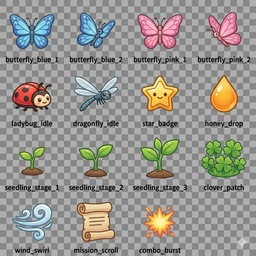
#> input picture pollinator patrol/unnamed (2).jpg, 256 x 256 px, shrunk from 1024 x 1024 before the run, found by its file name
$ python clean-pollinator-extras-sheet.py
#> lines starting #> are read from the running program, lines starting #| are printed output that depends on the picture; after the words box and inside, x2 and y2 are one past the last pixel; in counts of white or black regions, pixels touching at a corner belong together
#!/usr/bin/env python3
from __future__ import annotations

from collections import Counter, deque
from pathlib import Path
from typing import List, Tuple

from PIL import Image, ImageDraw


NAMES = [
    "butterfly_blue_1", "butterfly_blue_2", "butterfly_pink_1", "butterfly_pink_2",
    "ladybug_idle", "dragonfly_idle", "star_badge", "honey_drop",
    "seedling_stage_1", "seedling_stage_2", "seedling_stage_3", "clover_patch",
    "wind_swirl", "mission_scroll", "combo_burst", "empty",
]


def qcolor(rgb: Tuple[int, int, int], q: int = 8) -> Tuple[int, int, int]:
    return tuple((c // q) * q for c in rgb)


def avg_color(colors: List[Tuple[int, int, int]]) -> Tuple[float, float, float]:
    if not colors:
        return (0.0, 0.0, 0.0)
    r = sum(c[0] for c in colors) / len(colors)
    g = sum(c[1] for c in colors) / len(colors)
    b = sum(c[2] for c in colors) / len(colors)
    return (r, g, b)


def color_dist(a: Tuple[int, int, int], b: Tuple[float, float, float]) -> float:
    return ((a[0] - b[0]) ** 2 + (a[1] - b[1]) ** 2 + (a[2] - b[2]) ** 2) ** 0.5


def strongest_components(mask: List[List[bool]]) -> List[Tuple[int, List[Tuple[int, int]]]]:
    h = len(mask)
    w = len(mask[0]) if h else 0
    seen = [[False] * w for _ in range(h)]
    comps: List[Tuple[int, List[Tuple[int, int]]]] = []

    for y in range(h):
        for x in range(w):
            if seen[y][x] or not mask[y][x]:
                continue
            q = deque([(x, y)])
            seen[y][x] = True
            pts: List[Tuple[int, int]] = []
            while q:
                cx, cy = q.popleft()
                pts.append((cx, cy))
                for ox, oy in ((1, 0), (-1, 0), (0, 1), (0, -1), (1, 1), (1, -1), (-1, 1), (-1, -1)):
                    nx, ny = cx + ox, cy + oy
                    if nx < 0 or ny < 0 or nx >= w or ny >= h:
                        continue
                    if seen[ny][nx] or not mask[ny][nx]:
                        continue
                    seen[ny][nx] = True
                    q.append((nx, ny))
            comps.append((len(pts), pts))

    comps.sort(key=lambda c: c[0], reverse=True)
    return comps


def extract_cell(cell: Image.Image) -> Image.Image:
    w, h = cell.size
    rgb = cell.convert("RGB")
    px = rgb.load()

    # Ignore lower label zone; icons live in upper part.
    crop_h = int(h * 0.78)

    # Sample border pixels from the top crop to estimate checker colors.
    border = []
    border_pad = 8
    for x in range(w):
        border.append(px[x, 0])
        border.append(px[x, crop_h - 1])
    for y in range(crop_h):
        border.append(px[0, y])
        border.append(px[w - 1, y])
    for x in range(border_pad, w - border_pad):
        border.append(px[x, border_pad])
    for y in range(border_pad, crop_h - border_pad):
        border.append(px[border_pad, y])

    bucket = Counter(qcolor(c, 8) for c in border)
    top = [k for k, _ in bucket.most_common(2)]
    if len(top) < 2:
        top = [(160, 160, 160), (190, 190, 190)]

    bg1_samples = [c for c in border if qcolor(c, 8) == top[0]]
    bg2_samples = [c for c in border if qcolor(c, 8) == top[1]]
    bg1 = avg_color(bg1_samples)
    bg2 = avg_color(bg2_samples)

    def is_bg_pixel(c: Tuple[int, int, int]) -> bool:
        r, g, b = c
        bright = (r + g + b) / 3.0
        chroma = max(c) - min(c)
        # Checkerboard is neutral gray midtones. Treat that as background.
        if 85 <= bright <= 220 and chroma <= 16:
            return True
        return False

    # Initial foreground mask from non-checker pixels.
    conf = [[0.0] * w for _ in range(crop_h)]
    base_mask = [[False] * w for _ in range(crop_h)]
    for y in range(crop_h):
        for x in range(w):
            c = px[x, y]
            d = min(color_dist(c, bg1), color_dist(c, bg2))
            chroma = max(c) - min(c)
            bright = sum(c) / 3.0

            score = d + (8 if chroma > 22 else 0) + (8 if bright > 230 else 0)
            conf[y][x] = score
            if not is_bg_pixel(c):
                base_mask[y][x] = True

    comps = strongest_components(base_mask)
    if not comps:
        return Image.new("RGBA", (w, h), (0, 0, 0, 0))

    # Pick most plausible icon component in upper region.
    chosen = comps[0][1]
    best_score = -1.0
    for area, pts in comps[:6]:
        if area < 60:
            continue
        cy = sum(p[1] for p in pts) / area
        cx = sum(p[0] for p in pts) / area
        upper_bonus = 1.0 if cy < crop_h * 0.66 else 0.55
        center_bonus = 1.0 - abs(cx - (w / 2)) / (w / 2 + 1)
        score = area * upper_bonus * (0.6 + 0.4 * center_bonus)
        if score > best_score:
            best_score = score
            chosen = pts

    keep = [[False] * w for _ in range(crop_h)]
    for x, y in chosen:
        keep[y][x] = True

    core_min_x = min(p[0] for p in chosen)
    core_max_x = max(p[0] for p in chosen)
    core_min_y = min(p[1] for p in chosen)
    core_max_y = max(p[1] for p in chosen)
    guard_pad = 18
    guard_min_x = max(0, core_min_x - guard_pad)
    guard_max_x = min(w - 1, core_max_x + guard_pad)
    guard_min_y = max(0, core_min_y - guard_pad)
    guard_max_y = min(crop_h - 1, core_max_y + guard_pad)

    # Grow one pixel to keep anti-aliased edge color.
    grown = [row[:] for row in keep]
    for y in range(crop_h):
        for x in range(w):
            if keep[y][x]:
                continue
            if x < guard_min_x or x > guard_max_x or y < guard_min_y or y > guard_max_y:
                continue
            n = 0
            for ox, oy in ((1, 0), (-1, 0), (0, 1), (0, -1), (1, 1), (1, -1), (-1, 1), (-1, -1)):
                nx, ny = x + ox, y + oy
                if nx < 0 or ny < 0 or nx >= w or ny >= crop_h:
                    continue
                if keep[ny][nx]:
                    n += 1
            if n >= 3 and not is_bg_pixel(px[x, y]):
                grown[y][x] = True

    # Drop detached noise: keep only the main connected component after growth.
    grown_comps = strongest_components(grown)
    if grown_comps:
        main_pts = grown_comps[0][1]
        main = [[False] * w for _ in range(crop_h)]
        for x, y in main_pts:
            main[y][x] = True
        grown = main

    # Fill tiny interior holes so light/white details (e.g., wings) remain intact.
    for _ in range(2):
        fill = []
        for y in range(1, crop_h - 1):
            for x in range(1, w - 1):
                if grown[y][x]:
                    continue
                n = 0
                for ox, oy in ((1, 0), (-1, 0), (0, 1), (0, -1), (1, 1), (1, -1), (-1, 1), (-1, -1)):
                    if grown[y + oy][x + ox]:
                        n += 1
                if n >= 7:
                    fill.append((x, y))
        if not fill:
            break
        for x, y in fill:
            grown[y][x] = True

    # Restore bright interior pixels that are surrounded by kept sprite pixels.
    bright_fill = []
    for y in range(1, crop_h - 1):
        for x in range(1, w - 1):
            if grown[y][x]:
                continue
            r, g, b = px[x, y]
            bright = (r + g + b) / 3.0
            if bright < 170:
                continue
            n = 0
            for ox, oy in ((1, 0), (-1, 0), (0, 1), (0, -1), (1, 1), (1, -1), (-1, 1), (-1, -1)):
                if grown[y + oy][x + ox]:
                    n += 1
            if n >= 5:
                bright_fill.append((x, y))
    for x, y in bright_fill:
        grown[y][x] = True

    out = Image.new("RGBA", (w, h), (0, 0, 0, 0))
    opx = out.load()

    for y in range(crop_h):
        for x in range(w):
            if not grown[y][x]:
                continue
            r, g, b = px[x, y]
            alpha = 255
            opx[x, y] = (r, g, b, alpha)

    return out


def crop_alpha_bounds(img: Image.Image) -> Image.Image:
    a = img.split()[-1]
    box = a.getbbox()
    if box is None:
        return img
    return img.crop(box)


def main() -> None:
    base = Path('/Users/jamesmcnicholas/Documents/Steam Lab Games/pollinator patrol')
    src = base / 'unnamed (2).jpg'
    out_sheet = base / 'pollinator-extras-spritesheet-clean.png'
    out_preview = base / 'pollinator-extras-spritesheet-clean-preview.png'
    out_cells = base / 'output' / 'imagegen' / 'pollinator-extras-clean-cells'
    out_cells.mkdir(parents=True, exist_ok=True)

    img = Image.open(src).convert('RGB')
#> img is the input picture: PIL image 256x256 RGB; mean R, G, B 150.9, 148.7, 143.1
    w, h = img.size
#> w = 256; h = 256
    cw, ch = w // 4, h // 4
#> cw = 64; ch = 64

    sheet = Image.new('RGBA', (cw * 4, ch * 4), (0, 0, 0, 0))
#> sheet: PIL image 256x256 RGBA; every value is 0

    for idx, name in enumerate(NAMES):
        col, row = idx % 4, idx // 4
        x0, y0 = col * cw, row * ch
        cell = img.crop((x0, y0, x0 + cw, y0 + ch))

        if name == 'empty':
            cleaned = Image.new('RGBA', (cw, ch), (0, 0, 0, 0))
        else:
            cleaned = extract_cell(cell)
            cleaned = crop_alpha_bounds(cleaned)

            # Re-center into the fixed grid cell so sheet math stays simple.
            recentered = Image.new('RGBA', (cw, ch), (0, 0, 0, 0))
            x = (cw - cleaned.width) // 2
            y = (ch - cleaned.height) // 2
            recentered.alpha_composite(cleaned, (x, y))
            cleaned = recentered

        sheet.alpha_composite(cleaned, (x0, y0))
        cleaned.save(out_cells / f'{name}.png')
#> this loop made 16 passes
#> pass 1, in main, `cleaned = extract_cell(cell)`:
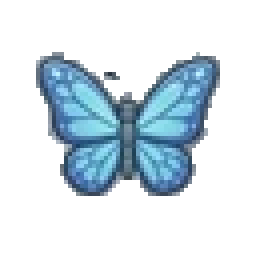
#> cleaned: PIL image 64x64 RGBA (shown 4 times larger); mean R, G, B, A 27.8, 40.9, 48.9, 71.7; transparent parts drawn white
#> pass 1, in crop_alpha_bounds, `a = img.split()[-1]`:
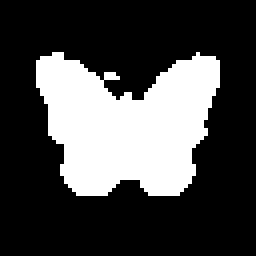
#> a: PIL image 64x64 L (shown 4 times larger); 28.1% white; 1 white region, box (x1, y1, x2, y2) and area: (9, 13, 55, 49) 1151
#> after the loop:
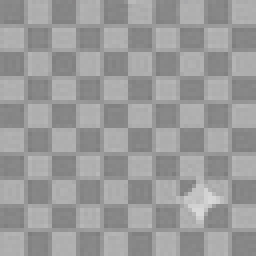
#> cell: PIL image 64x64 RGB (shown 4 times larger); mean R, G, B 154.8, 154.8, 154.8
#> after the loop:
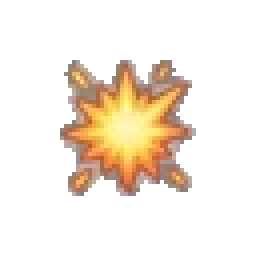
#> recentered: PIL image 64x64 RGBA (shown 4 times larger); mean R, G, B, A 43.1, 33.5, 22.1, 53.3; transparent parts drawn white
#> after the loop:
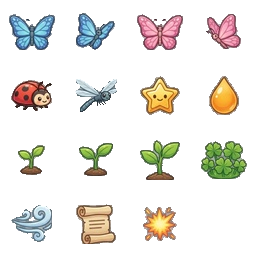
#> sheet: PIL image 256x256 RGBA; mean R, G, B, A 32.4, 30.1, 24.7, 53.1; transparent parts drawn white

    sheet.save(out_sheet)

    # Magenta preview to verify transparency quickly.
    preview = Image.new('RGBA', sheet.size, (255, 0, 255, 255))
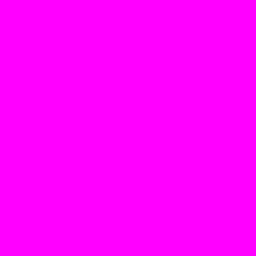
#> preview: PIL image 256x256 RGBA; mean R, G, B, A 255, 0, 255, 255
    preview.alpha_composite(sheet)
    draw = ImageDraw.Draw(preview)
    for i in range(5):
        draw.line((i * cw, 0, i * cw, h), fill=(0, 0, 0, 180), width=1)
        draw.line((0, i * ch, w, i * ch), fill=(0, 0, 0, 180), width=1)
    preview.save(out_preview)
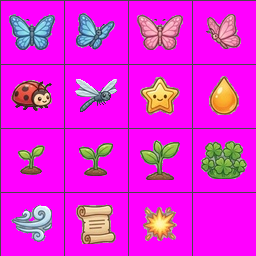
#> saved as pollinator-extras-spritesheet-clean-preview.png: PIL image 256x256 RGBA; mean R, G, B, A 226.3, 30.1, 218.7, 252.7; transparent parts drawn white

    print('Wrote', out_sheet)
    print('Wrote', out_preview)
    print('Wrote cells to', out_cells)


if __name__ == '__main__':
    main()

$ run again, with pollinator patrol/b1_src_zoom.png saved as pollinator patrol/unnamed (2).jpg
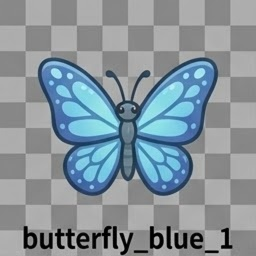
#> input picture pollinator patrol/b1_src_zoom.png, 256 x 256 px, shrunk from 768 x 768 before the run, found by its file name
#> in main, img is the input picture: PIL image 256x256 RGB; mean R, G, B 134.2, 147.6, 155.8
#> the loop in main, `for idx, name in enumerate(NAMES):` made 16 passes
#> after the loop in main, `for idx, name in enumerate(NAMES):`:
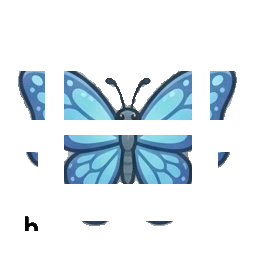
#> sheet: PIL image 256x256 RGBA; mean R, G, B, A 19.1, 29.4, 35.6, 51.8; transparent parts drawn white
#> in main, `preview.save(out_preview)`:
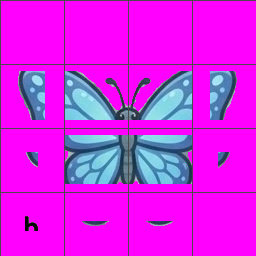
#> saved as pollinator-extras-spritesheet-clean-preview.png: PIL image 256x256 RGBA; mean R, G, B, A 214.8, 29.1, 231.1, 252.7; transparent parts drawn white
